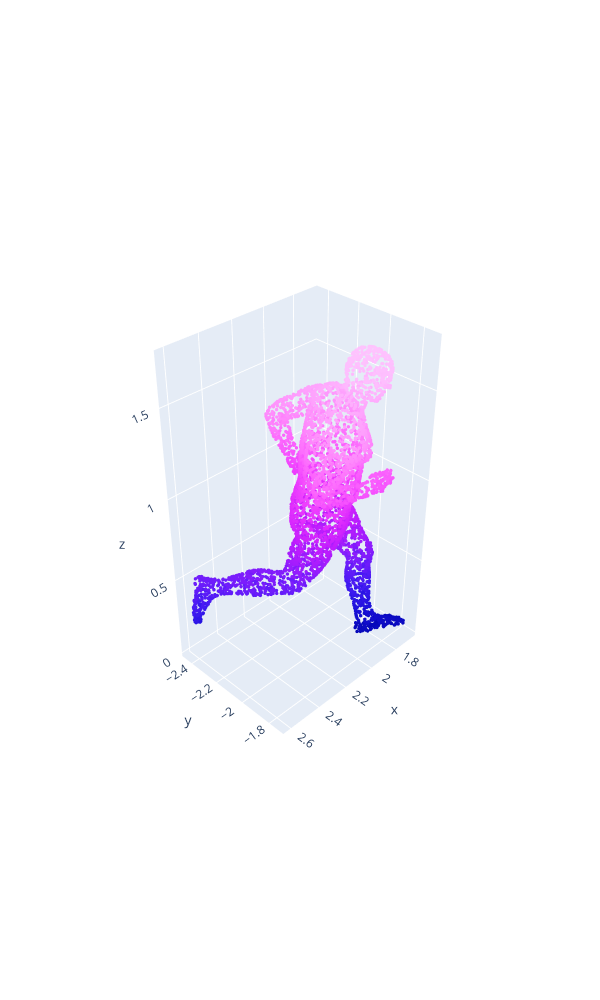

The cell this chart's notebook holds for it:
### Code cell
fig.show()

### Figure 1 — Plotly figure (JSON) as saved in the notebook; plotly's stock layout.template omitted (floating-point values rounded to 4 significant figures; data arrays with more than 128 entries replaced by an {"elided": "..."} marker saying what was removed)
{"data": [{"marker": {"color": {"elided": "5000 float values"}, "colorscale": [[0, "#0508b8"], [0.08333, "#1910d8"], [0.1667, "#3c19f0"], [0.25, "#6b1cfb"], [0.3333, "#981cfd"], [0.4167, "#bf1cfd"], [0.5, "#dd2bfd"], [0.5833, "#f246fe"], [0.6667, "#fc67fd"], [0.75, "#fe88fc"], [0.8333, "#fea5fd"], [0.9167, "#febefe"], [1, "#fec3fe"]], "showscale": false, "size": 2}, "mode": "markers", "type": "scatter3d", "x": {"elided": "5000 float values"}, "y": {"elided": "5000 float values"}, "z": {"elided": "5000 float values"}}], "layout": {"height": 1000, "scene": {"aspectmode": "data", "camera": {"eye": {"x": 2.5, "y": 2.5, "z": 2.5}}}, "width": 600}}
